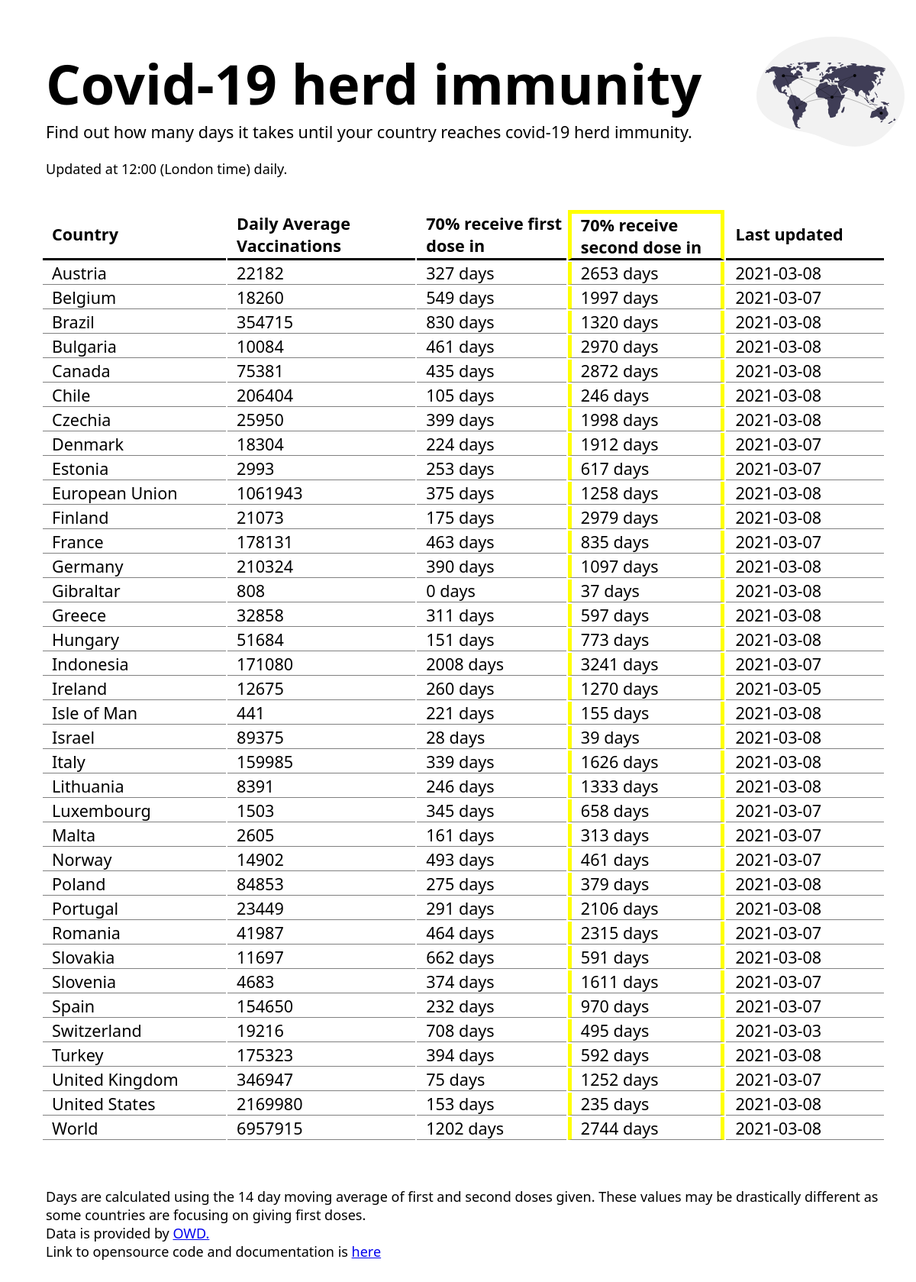
The page / on the database its author committed.
### tables this page shows
CREATE TABLE "ImmunityDate" (
"Country" TEXT,
  "DailyAvg" INTEGER,
  "FDDays" INTEGER,
  "SDDays" INTEGER,
  "Updated" TEXT
);

### app.py (the view)
@app.route('/')
def get_data(name=None):
    agent = request.headers.get('User-Agent')
    g.db = connect_db()
    cur = g.db.execute('SELECT * FROM ImmunityDate WHERE FDDays < 4500 AND SDDays < 4500')
    data = []
    for row in cur.fetchall():
        data.append(row)
    g.db.close()
    if any(phone in agent.lower() for phone in phones):
        return render_template("mobile-view.html", data = data)
    return render_template('index.html', data=data)

### app.py (called while the page is built)
def connect_db():
    return sqlite3.connect('covid.db')

### templates/index.html (shortened to what this page needs)
<!DOCTYPE html>
<html lang="en">
<head>
  <link rel="stylesheet" href='/static/css/main.css' />
</head>
<body>
  <header>
    <div class="heading">
      <h1>Covid-19 herd immunity</h1>
      <h2>Find out how many days it takes until your country reaches covid-19 herd immunity.</h2>
      <br>
      <h3>Updated at 12:00 (London time) daily.</h3>
    </div>
    <img src="{{ url_for('static', filename = 'images/undraw_connected_world_wuay.svg') }}" alt="a svg showing a map">
  </header>
  <div class="time-display">
    <table id="table">
      <table id="table">
        <tr>
          <th>Country</th>
          <th>Daily Average Vaccinations</th>
          <th>70% receive first dose in</th>
          <th id="twodose_col">70% receive second dose in</th>
          <th>Last updated</th>
        </tr>
        <tr>
          <td>{{row[0]}}</td>
          <td>{{row[1]}}</td>
          <td>{{row[2]}} days</td>
          <td id="twodose_day">{{row[3]}} days</td>
          <td>{{row[4]}}</td>
        </tr>
      </table>
  </div>
  <div class="footer">
    <h3>
      Days are calculated using the 14 day moving average of first and second doses given.
      These values may be drastically different as some countries are focusing on giving first doses.
    </h3>
    <h3>
      Data is provided by <a target="blank"
        href="https://github.com/owid/covid-19-data/tree/master/public/data">OWD.</a>
    </h3>
    <h3>
      Link to opensource code and documentation is <a target="blank" href="https://github.com/szelesaron/herd-immunity">here</a>
    </h3>
  </div>
</body>
</html>

### static/css/main.css (style rules this page uses)
:root { --green: #13713E; --fontSmall: 1.5vw; --fontMedium: 1.8vw; --fontLarge: 6vw; }
* { margin: 0; padding: 0; font-family: 'Segoe UI', Tahoma, Geneva, Verdana, sans-serif; }
body { background: white; }
h1 { font-size: var(--fontLarge); }
h2 { font-size: var(--fontMedium); font-weight: lighter; }
h3 { font-size: var(--fontSmall); font-weight: lighter; }
header { height: min-content; display: flex; }
.heading { padding-left: 5vw; padding-top: 5vw; }
header img { position: initial; height: 12vw; padding-left: 6vw; padding-top: 4vw; }
.time-display { display: flex; padding-top: 5vh; padding-left: 5vh; padding-right: 5vh; margin-left: 10px; }
.time-display th { position: sticky; top: 0; font-size: var(--fontMedium); background-color: white; border-bottom: 3px solid; width: 100vh; text-align: left; padding-left: 1vw; }
.time-display td { padding-left: 1vw; border-bottom: 1px solid gray; font-size: var(--fontMedium); }
.footer { margin: 5vw 0 5vw 5vw; height: 10vh; display: flex; flex-direction: column; justify-content: space-around; }
.footer h3 { flex: 1; }
#twodose_col { border: 5px solid yellow; border-bottom: 3px solid; }
#twodose_day { border-left: 5px solid yellow; border-right: 5px solid yellow; }

### rows shown on the page
ImmunityDate: Country "Austria", DailyAvg "22182", FDDays "327", SDDays "2653", Updated "2021-03-08"
ImmunityDate: Country "Belgium", DailyAvg "18260", FDDays "549", SDDays "1997", Updated "2021-03-07"
ImmunityDate: Country "Brazil", DailyAvg "354715", FDDays "830", SDDays "1320", Updated "2021-03-08"
ImmunityDate: Country "Bulgaria", DailyAvg "10084", FDDays "461", SDDays "2970", Updated "2021-03-08"
ImmunityDate: Country "Canada", DailyAvg "75381", FDDays "435", SDDays "2872", Updated "2021-03-08"
ImmunityDate: Country "Chile", DailyAvg "206404", FDDays "105", SDDays "246", Updated "2021-03-08"
ImmunityDate: Country "Czechia", DailyAvg "25950", FDDays "399", SDDays "1998", Updated "2021-03-08"
ImmunityDate: Country "Denmark", DailyAvg "18304", FDDays "224", SDDays "1912", Updated "2021-03-07"
ImmunityDate: Country "Estonia", DailyAvg "2993", FDDays "253", SDDays "617", Updated "2021-03-07"
ImmunityDate: Country "European Union", DailyAvg "1061943", FDDays "375", SDDays "1258", Updated "2021-03-08"
ImmunityDate: Country "Finland", DailyAvg "21073", FDDays "175", SDDays "2979", Updated "2021-03-08"
ImmunityDate: Country "France", DailyAvg "178131", FDDays "463", SDDays "835", Updated "2021-03-07"
ImmunityDate: Country "Germany", DailyAvg "210324", FDDays "390", SDDays "1097", Updated "2021-03-08"
ImmunityDate: Country "Gibraltar", DailyAvg "808", FDDays "0", SDDays "37", Updated "2021-03-08"
ImmunityDate: Country "Greece", DailyAvg "32858", FDDays "311", SDDays "597", Updated "2021-03-08"
ImmunityDate: Country "Hungary", DailyAvg "51684", FDDays "151", SDDays "773", Updated "2021-03-08"
ImmunityDate: Country "Indonesia", DailyAvg "171080", FDDays "2008", SDDays "3241", Updated "2021-03-07"
ImmunityDate: Country "Ireland", DailyAvg "12675", FDDays "260", SDDays "1270", Updated "2021-03-05"
ImmunityDate: Country "Isle of Man", DailyAvg "441", FDDays "221", SDDays "155", Updated "2021-03-08"
ImmunityDate: Country "Israel", DailyAvg "89375", FDDays "28", SDDays "39", Updated "2021-03-08"
ImmunityDate: Country "Italy", DailyAvg "159985", FDDays "339", SDDays "1626", Updated "2021-03-08"
ImmunityDate: Country "Lithuania", DailyAvg "8391", FDDays "246", SDDays "1333", Updated "2021-03-08"
ImmunityDate: Country "Luxembourg", DailyAvg "1503", FDDays "345", SDDays "658", Updated "2021-03-07"
ImmunityDate: Country "Malta", DailyAvg "2605", FDDays "161", SDDays "313", Updated "2021-03-07"
ImmunityDate: Country "Norway", DailyAvg "14902", FDDays "493", SDDays "461", Updated "2021-03-07"
ImmunityDate: Country "Poland", DailyAvg "84853", FDDays "275", SDDays "379", Updated "2021-03-08"
ImmunityDate: Country "Portugal", DailyAvg "23449", FDDays "291", SDDays "2106", Updated "2021-03-08"
ImmunityDate: Country "Romania", DailyAvg "41987", FDDays "464", SDDays "2315", Updated "2021-03-07"
ImmunityDate: Country "Slovakia", DailyAvg "11697", FDDays "662", SDDays "591", Updated "2021-03-08"
ImmunityDate: Country "Slovenia", DailyAvg "4683", FDDays "374", SDDays "1611", Updated "2021-03-07"
ImmunityDate: Country "Spain", DailyAvg "154650", FDDays "232", SDDays "970", Updated "2021-03-07"
ImmunityDate: Country "Switzerland", DailyAvg "19216", FDDays "708", SDDays "495", Updated "2021-03-03"
ImmunityDate: Country "Turkey", DailyAvg "175323", FDDays "394", SDDays "592", Updated "2021-03-08"
ImmunityDate: Country "United Kingdom", DailyAvg "346947", FDDays "75", SDDays "1252", Updated "2021-03-07"
ImmunityDate: Country "United States", DailyAvg "2169980", FDDays "153", SDDays "235", Updated "2021-03-08"
ImmunityDate: Country "World", DailyAvg "6957915", FDDays "1202", SDDays "2744", Updated "2021-03-08"
